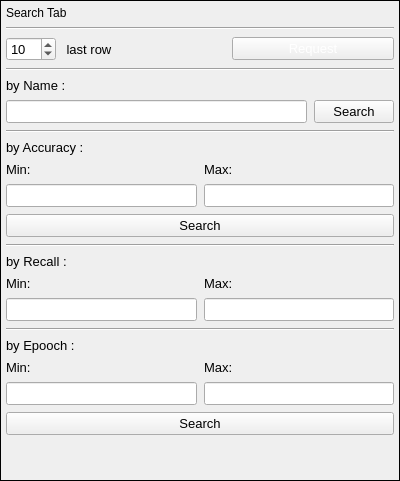
                               <widget class="QFrame" name="frame_29">
                                <property name="minimumSize">
                                 <size>
                                  <width>400</width>
                                  <height>0</height>
                                 </size>
                                </property>
                                <property name="maximumSize">
                                 <size>
                                  <width>300</width>
                                  <height>16777215</height>
                                 </size>
                                </property>
                                <property name="frameShape">
                                 <enum>QFrame::Panel</enum>
                                </property>
                                <property name="frameShadow">
                                 <enum>QFrame::Plain</enum>
                                </property>
                                <property name="lineWidth">
                                 <number>1</number>
                                </property>
                                <layout class="QVBoxLayout" name="verticalLayout_48">
                                 <property name="spacing">
                                  <number>7</number>
                                 </property>
                                 <property name="leftMargin">
                                  <number>5</number>
                                 </property>
                                 <property name="topMargin">
                                  <number>5</number>
                                 </property>
                                 <property name="rightMargin">
                                  <number>5</number>
                                 </property>
                                 <property name="bottomMargin">
                                  <number>5</number>
                                 </property>
                                 <item>
                                  <widget class="QLabel" name="label_77">
                                   <property name="text">
                                    <string>Search Tab</string>
                                   </property>
                                  </widget>
                                 </item>
                                 <item>
                                  <widget class="Line" name="line_26">
                                   <property name="orientation">
                                    <enum>Qt::Horizontal</enum>
                                   </property>
                                  </widget>
                                 </item>
                                 <item>
                                  <layout class="QHBoxLayout" name="horizontalLayout_40">
                                   <item>
                                    <widget class="QSpinBox" name="spinBox_tedad">
                                     <property name="maximumSize">
                                      <size>
                                       <width>50</width>
                                       <height>16777212</height>
                                      </size>
                                     </property>
                                     <property name="font">
                                      <font>
                                       <family>Segoe UI</family>
                                       <pointsize>10</pointsize>
                                       <weight>50</weight>
                                       <italic>false</italic>
                                       <bold>false</bold>
                                      </font>
                                     </property>
                                     <property name="prefix">
                                      <string/>
                                     </property>
                                     <property name="maximum">
                                      <number>999</number>
                                     </property>
                                     <property name="value">
                                      <number>10</number>
                                     </property>
                                    </widget>
                                   </item>
                                   <item>
                                    <widget class="QLabel" name="label_46">
                                     <property name="font">
                                      <font>
                                       <family>Segoe UI</family>
                                       <pointsize>10</pointsize>
                                       <weight>50</weight>
                                       <italic>false</italic>
                                       <bold>false</bold>
                                      </font>
                                     </property>
                                     <property name="text">
                                      <string> last row</string>
                                     </property>
                                    </widget>
                                   </item>
                                   <item>
                                    <widget class="QPushButton" name="request_btn">
                                     <property name="font">
                                      <font>
                                       <family>Segoe UI</family>
                                       <pointsize>10</pointsize>
                                       <weight>50</weight>
                                       <italic>false</italic>
                                       <bold>false</bold>
                                      </font>
                                     </property>
                                     <property name="styleSheet">
                                      <string notr="true">	color:rgb(255,255,255);</string>
                                     </property>
                                     <property name="text">
                                      <string>Request</string>
                                     </property>
                                    </widget>
                                   </item>
                                  </layout>
                                 </item>
                                 <item>
                                  <layout class="QVBoxLayout" name="verticalLayout_44">
                                   <item>
                                    <widget class="Line" name="line_10">
                                     <property name="orientation">
                                      <enum>Qt::Horizontal</enum>
                                     </property>
                                    </widget>
                                   </item>
                                   <item>
                                    <widget class="QLabel" name="label_47">
                                     <property name="maximumSize">
                                      <size>
                                       <width>16777215</width>
                                       <height>20</height>
                                      </size>
                                     </property>
                                     <property name="font">
                                      <font>
                                       <family>Segoe UI</family>
                                       <pointsize>10</pointsize>
                                       <weight>50</weight>
                                       <italic>false</italic>
                                       <bold>false</bold>
                                      </font>
                                     </property>
                                     <property name="text">
                                      <string>by Name :</string>
                                     </property>
                                    </widget>
                                   </item>
                                   <item>
                                    <layout class="QHBoxLayout" name="horizontalLayout_41">
                                     <item>
                                      <widget class="QLineEdit" name="lineEdit_id">
                                       <property name="font">
                                        <font>
                                         <family>Segoe UI</family>
                                         <pointsize>10</pointsize>
                                         <weight>50</weight>
                                         <italic>false</italic>
                                         <bold>false</bold>
                                        </font>
                                       </property>
                                      </widget>
                                     </item>
                                     <item>
                                      <widget class="QPushButton" name="search_id_btn">
                                       <property name="font">
                                        <font>
                                         <family>Segoe UI</family>
                                         <pointsize>10</pointsize>
                                         <weight>50</weight>
                                         <italic>false</italic>
                                         <bold>false</bold>
                                        </font>
                                       </property>
                                       <property name="text">
                                        <string>Search</string>
                                       </property>
                                      </widget>
                                     </item>
                                    </layout>
                                   </item>
                                  </layout>
                                 </item>
                                 <item>
                                  <layout class="QVBoxLayout" name="verticalLayout_45">
                                   <item>
                                    <widget class="Line" name="line_11">
                                     <property name="orientation">
                                      <enum>Qt::Horizontal</enum>
                                     </property>
                                    </widget>
                                   </item>
                                   <item>
                                    <widget class="QLabel" name="label_48">
                                     <property name="font">
                                      <font>
                                       <family>Segoe UI</family>
                                       <pointsize>10</pointsize>
                                       <weight>50</weight>
                                       <italic>false</italic>
                                       <bold>false</bold>
                                      </font>
                                     </property>
                                     <property name="text">
                                      <string>by Accuracy :</string>
                                     </property>
                                    </widget>
                                   </item>
                                   <item>
                                    <layout class="QHBoxLayout" name="horizontalLayout_42">
                                     <item>
                                      <layout class="QVBoxLayout" name="verticalLayout_46">
                                       <item>
                                        <widget class="QLabel" name="label_49">
                                         <property name="maximumSize">
                                          <size>
                                           <width>16777215</width>
                                           <height>20</height>
                                          </size>
                                         </property>
                                         <property name="font">
                                          <font>
                                           <family>Segoe UI</family>
                                           <pointsize>10</pointsize>
                                           <weight>50</weight>
                                           <italic>false</italic>
                                           <bold>false</bold>
                                          </font>
                                         </property>
                                         <property name="text">
                                          <string>Min:</string>
                                         </property>
                                        </widget>
                                       </item>
                                       <item>
                                        <widget class="QLineEdit" name="lineEdit_id_2">
                                         <property name="maximumSize">
                                          <size>
                                           <width>16777215</width>
                                           <height>30</height>
                                          </size>
                                         </property>
                                         <property name="font">
                                          <font>
                                           <family>Segoe UI</family>
                                           <pointsize>10</pointsize>
                                           <weight>50</weight>
                                           <italic>false</italic>
                                           <bold>false</bold>
                                          </font>
                                         </property>
                                        </widget>
                                       </item>
                                      </layout>
                                     </item>
                                     <item>
                                      <layout class="QVBoxLayout" name="verticalLayout_47">
                                       <item>
                                        <widget class="QLabel" name="label_50">
                                         <property name="maximumSize">
                                          <size>
                                           <width>16777215</width>
                                           <height>20</height>
                                          </size>
                                         </property>
                                         <property name="font">
                                          <font>
                                           <family>Segoe UI</family>
                                           <pointsize>10</pointsize>
                                           <weight>50</weight>
                                           <italic>false</italic>
                                           <bold>false</bold>
                                          </font>
                                         </property>
                                         <property name="text">
                                          <string>Max:</string>
                                         </property>
                                        </widget>
                                       </item>
                                       <item>
                                        <widget class="QLineEdit" name="lineEdit_id_3">
                                         <property name="maximumSize">
                                          <size>
                                           <width>16777215</width>
                                           <height>30</height>
                                          </size>
                                         </property>
                                         <property name="font">
                                          <font>
                                           <family>Segoe UI</family>
                                           <pointsize>10</pointsize>
                                           <weight>50</weight>
                                           <italic>false</italic>
                                           <bold>false</bold>
                                          </font>
                                         </property>
                                        </widget>
                                       </item>
                                      </layout>
                                     </item>
                                    </layout>
                                   </item>
                                   <item>
                                    <widget class="QPushButton" name="search_id_btn_2">
                                     <property name="maximumSize">
                                      <size>
                                       <width>16777215</width>
                                       <height>30</height>
                                      </size>
                                     </property>
                                     <property name="font">
                                      <font>
                                       <family>Segoe UI</family>
                                       <pointsize>10</pointsize>
                                       <weight>50</weight>
                                       <italic>false</italic>
                                       <bold>false</bold>
                                      </font>
                                     </property>
                                     <property name="text">
                                      <string>Search</string>
                                     </property>
                                    </widget>
                                   </item>
                                  </layout>
                                 </item>
                                 <item>
                                  <widget class="Line" name="line_12">
                                   <property name="orientation">
                                    <enum>Qt::Horizontal</enum>
                                   </property>
                                  </widget>
                                 </item>
                                 <item>
                                  <widget class="QLabel" name="label_76">
                                   <property name="maximumSize">
                                    <size>
                                     <width>16777215</width>
                                     <height>20</height>
                                    </size>
                                   </property>
                                   <property name="font">
                                    <font>
                                     <family>Segoe UI</family>
                                     <pointsize>10</pointsize>
                                     <weight>50</weight>
                                     <italic>false</italic>
                                     <bold>false</bold>
                                    </font>
                                   </property>
                                   <property name="text">
                                    <string>by Recall :</string>
                                   </property>
                                  </widget>
                                 </item>
                                 <item>
                                  <layout class="QHBoxLayout" name="horizontalLayout_43">
                                   <item>
                                    <layout class="QVBoxLayout" name="verticalLayout_50">
                                     <item>
                                      <widget class="QLabel" name="label_62">
                                       <property name="maximumSize">
                                        <size>
                                         <width>16777215</width>
                                         <height>20</height>
                                        </size>
                                       </property>
                                       <property name="font">
                                        <font>
                                         <family>Segoe UI</family>
                                         <pointsize>10</pointsize>
                                         <weight>50</weight>
                                         <italic>false</italic>
                                         <bold>false</bold>
                                        </font>
                                       </property>
                                       <property name="text">
                                        <string>Min:</string>
                                       </property>
                                      </widget>
                                     </item>
                                     <item>
                                      <widget class="QLineEdit" name="lineEdit_id_4">
                                       <property name="maximumSize">
                                        <size>
                                         <width>16777215</width>
                                         <height>30</height>
                                        </size>
                                       </property>
                                       <property name="font">
                                        <font>
                                         <family>Segoe UI</family>
                                         <pointsize>10</pointsize>
                                         <weight>50</weight>
                                         <italic>false</italic>
                                         <bold>false</bold>
                                        </font>
                                       </property>
                                      </widget>
                                     </item>
                                    </layout>
                                   </item>
                                   <item>
                                    <layout class="QVBoxLayout" name="verticalLayout_51">
                                     <item>
                                      <widget class="QLabel" name="label_63">
                                       <property name="maximumSize">
                                        <size>
                                         <width>16777215</width>
                                         <height>20</height>
                                        </size>
                                       </property>
                                       <property name="font">
                                        <font>
                                         <family>Segoe UI</family>
                                         <pointsize>10</pointsize>
                                         <weight>50</weight>
                                         <italic>false</italic>
                                         <bold>false</bold>
                                        </font>
                                       </property>
                                       <property name="text">
                                        <string>Max:</string>
                                       </property>
                                      </widget>
                                     </item>
                                     <item>
                                      <widget class="QLineEdit" name="lineEdit_id_5">
                                       <property name="maximumSize">
                                        <size>
                                         <width>16777215</width>
                                         <height>30</height>
                                        </size>
                                       </property>
                                       <property name="font">
                                        <font>
                                         <family>Segoe UI</family>
                                         <pointsize>10</pointsize>
                                         <weight>50</weight>
                                         <italic>false</italic>
                                         <bold>false</bold>
                                        </font>
                                       </property>
                                      </widget>
                                     </item>
                                    </layout>
                                   </item>
                                  </layout>
                                 </item>
                                 <item>
                                  <layout class="QVBoxLayout" name="verticalLayout_41">
                                   <item>
                                    <widget class="Line" name="line_13">
                                     <property name="orientation">
                                      <enum>Qt::Horizontal</enum>
                                     </property>
                                    </widget>
                                   </item>
                                   <item>
                                    <widget class="QLabel" name="label_58">
                                     <property name="maximumSize">
                                      <size>
                                       <width>16777215</width>
                                       <height>20</height>
                                      </size>
                                     </property>
                                     <property name="font">
                                      <font>
                                       <family>Segoe UI</family>
                                       <pointsize>10</pointsize>
                                       <weight>50</weight>
                                       <italic>false</italic>
                                       <bold>false</bold>
                                      </font>
                                     </property>
                                     <property name="text">
                                      <string>by Epooch :</string>
                                     </property>
                                    </widget>
                                   </item>
                                   <item>
                                    <layout class="QHBoxLayout" name="horizontalLayout_39">
                                     <item>
                                      <layout class="QVBoxLayout" name="verticalLayout_42">
                                       <item>
                                        <widget class="QLabel" name="label_59">
                                         <property name="maximumSize">
                                          <size>
                                           <width>16777215</width>
                                           <height>20</height>
                                          </size>
                                         </property>
                                         <property name="font">
                                          <font>
                                           <family>Segoe UI</family>
                                           <pointsize>10</pointsize>
                                           <weight>50</weight>
                                           <italic>false</italic>
                                           <bold>false</bold>
                                          </font>
                                         </property>
                                         <property name="text">
                                          <string>Min:</string>
                                         </property>
                                        </widget>
                                       </item>
                                       <item>
                                        <widget class="QLineEdit" name="lineEdit_id_6">
                                         <property name="maximumSize">
                                          <size>
                                           <width>16777215</width>
                                           <height>30</height>
                                          </size>
                                         </property>
                                         <property name="font">
                                          <font>
                                           <family>Segoe UI</family>
                                           <pointsize>10</pointsize>
                                           <weight>50</weight>
                                           <italic>false</italic>
                                           <bold>false</bold>
                                          </font>
                                         </property>
                                        </widget>
                                       </item>
                                      </layout>
                                     </item>
                                     <item>
                                      <layout class="QVBoxLayout" name="verticalLayout_43">
                                       <item>
                                        <widget class="QLabel" name="label_60">
                                         <property name="maximumSize">
                                          <size>
                                           <width>16777215</width>
                                           <height>20</height>
                                          </size>
                                         </property>
                                         <property name="font">
                                          <font>
                                           <family>Segoe UI</family>
                                           <pointsize>10</pointsize>
                                           <weight>50</weight>
                                           <italic>false</italic>
                                           <bold>false</bold>
                                          </font>
                                         </property>
                                         <property name="text">
                                          <string>Max:</string>
                                         </property>
                                        </widget>
                                       </item>
                                       <item>
                                        <widget class="QLineEdit" name="lineEdit_id_7">
                                         <property name="maximumSize">
                                          <size>
                                           <width>16777215</width>
                                           <height>30</height>
                                          </size>
                                         </property>
                                         <property name="font">
                                          <font>
                                           <family>Segoe UI</family>
                                           <pointsize>10</pointsize>
                                           <weight>50</weight>
                                           <italic>false</italic>
                                           <bold>false</bold>
                                          </font>
                                         </property>
                                        </widget>
                                       </item>
                                      </layout>
                                     </item>
                                    </layout>
                                   </item>
                                   <item>
                                    <widget class="QPushButton" name="search_id_btn_4">
                                     <property name="font">
                                      <font>
                                       <family>Segoe UI</family>
                                       <pointsize>10</pointsize>
                                       <weight>50</weight>
                                       <italic>false</italic>
                                       <bold>false</bold>
                                      </font>
                                     </property>
                                     <property name="text">
                                      <string>Search</string>
                                     </property>
                                    </widget>
                                   </item>
                                  </layout>
                                 </item>
                                 <item>
                                  <spacer name="verticalSpacer_4">
                                   <property name="orientation">
                                    <enum>Qt::Vertical</enum>
                                   </property>
                                   <property name="sizeHint" stdset="0">
                                    <size>
                                     <width>20</width>
                                     <height>40</height>
                                    </size>
                                   </property>
                                  </spacer>
                                 </item>
                                </layout>
                               </widget>
